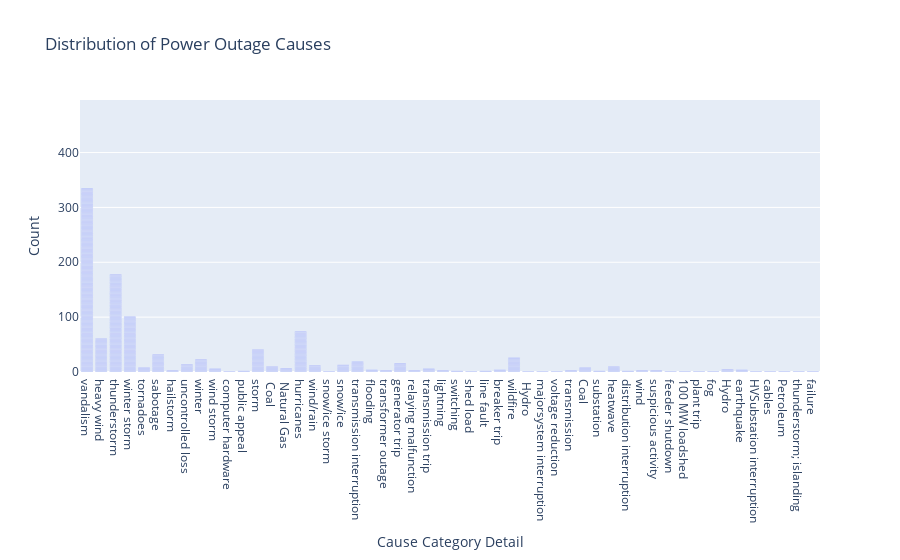

Write notebook code for a chart like this one.
### Code cell
# Create a bar chart of the cause category details
fig_cause = px.bar(
    data_frame=outages,
    x="CAUSE.CATEGORY.DETAIL",
    title="Distribution of Power Outage Causes",
)
fig_cause.update_xaxes(title="Cause Category Detail")
fig_cause.update_yaxes(title="Count")
fig_cause.write_html("assets/cause_chart.html", include_plotlyjs="cdn")

# Display the plot
fig_cause.show()

### Figure 1 — Plotly figure (JSON) as saved in the notebook; plotly's stock layout.template omitted (floating-point values rounded to 4 significant figures; data arrays with more than 128 entries replaced by an {"elided": "..."} marker saying what was removed)
{"data": [{"alignmentgroup": "True", "hovertemplate": "CAUSE.CATEGORY.DETAIL=%{x}<br>count=%{y}<extra></extra>", "legendgroup": "", "marker": {"color": "#636efa", "pattern": {"shape": ""}}, "name": "", "offsetgroup": "", "orientation": "v", "showlegend": false, "textposition": "auto", "type": "bar", "x": {"elided": "1534 str values"}, "xaxis": "x", "y": {"elided": "1534 int values"}, "yaxis": "y"}], "layout": {"barmode": "relative", "legend": {"tracegroupgap": 0}, "title": {"text": "Distribution of Power Outage Causes"}, "xaxis": {"anchor": "y", "domain": [0, 1], "title": {"text": "Cause Category Detail"}}, "yaxis": {"anchor": "x", "domain": [0, 1], "title": {"text": "Count"}}}}
